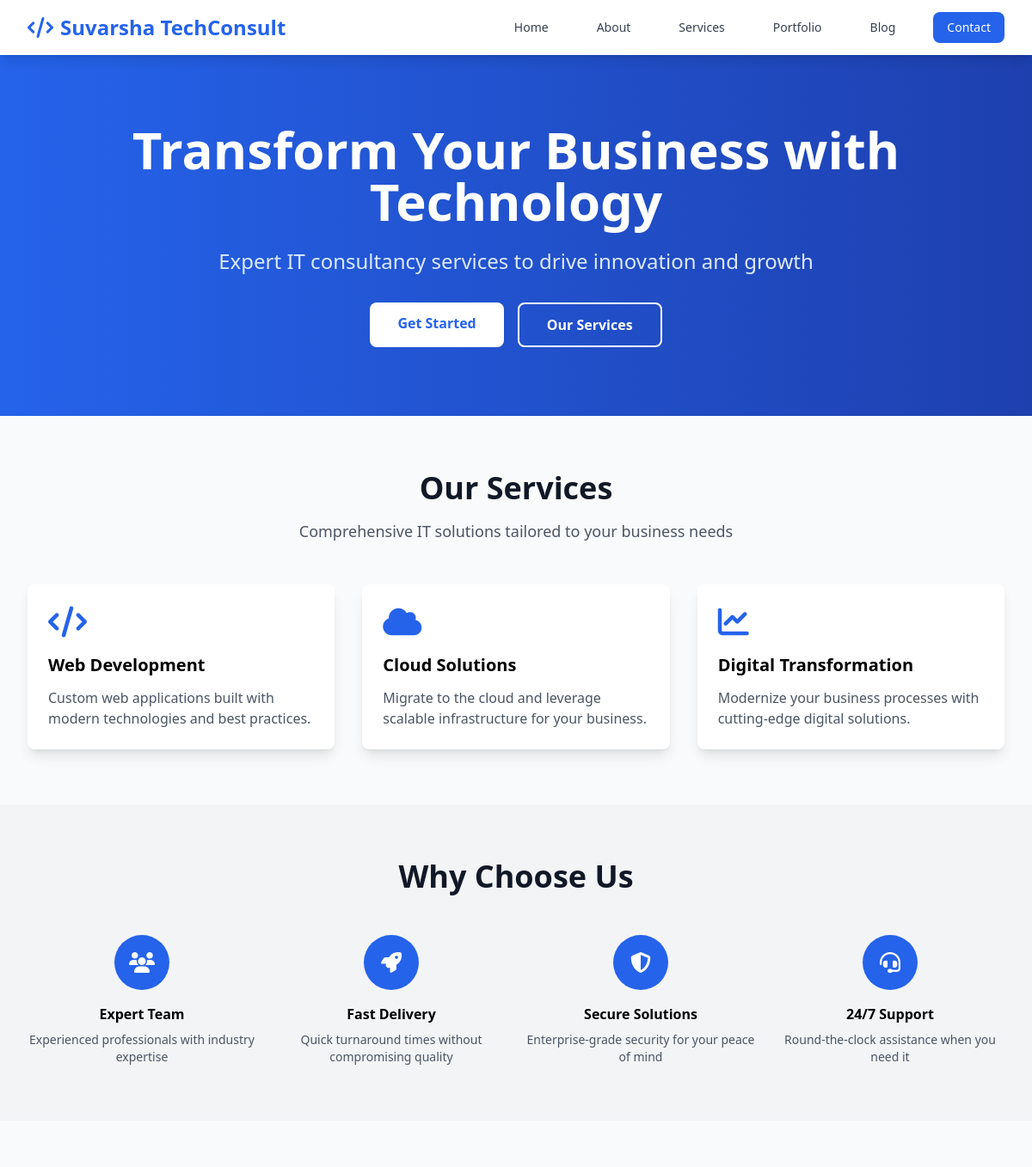
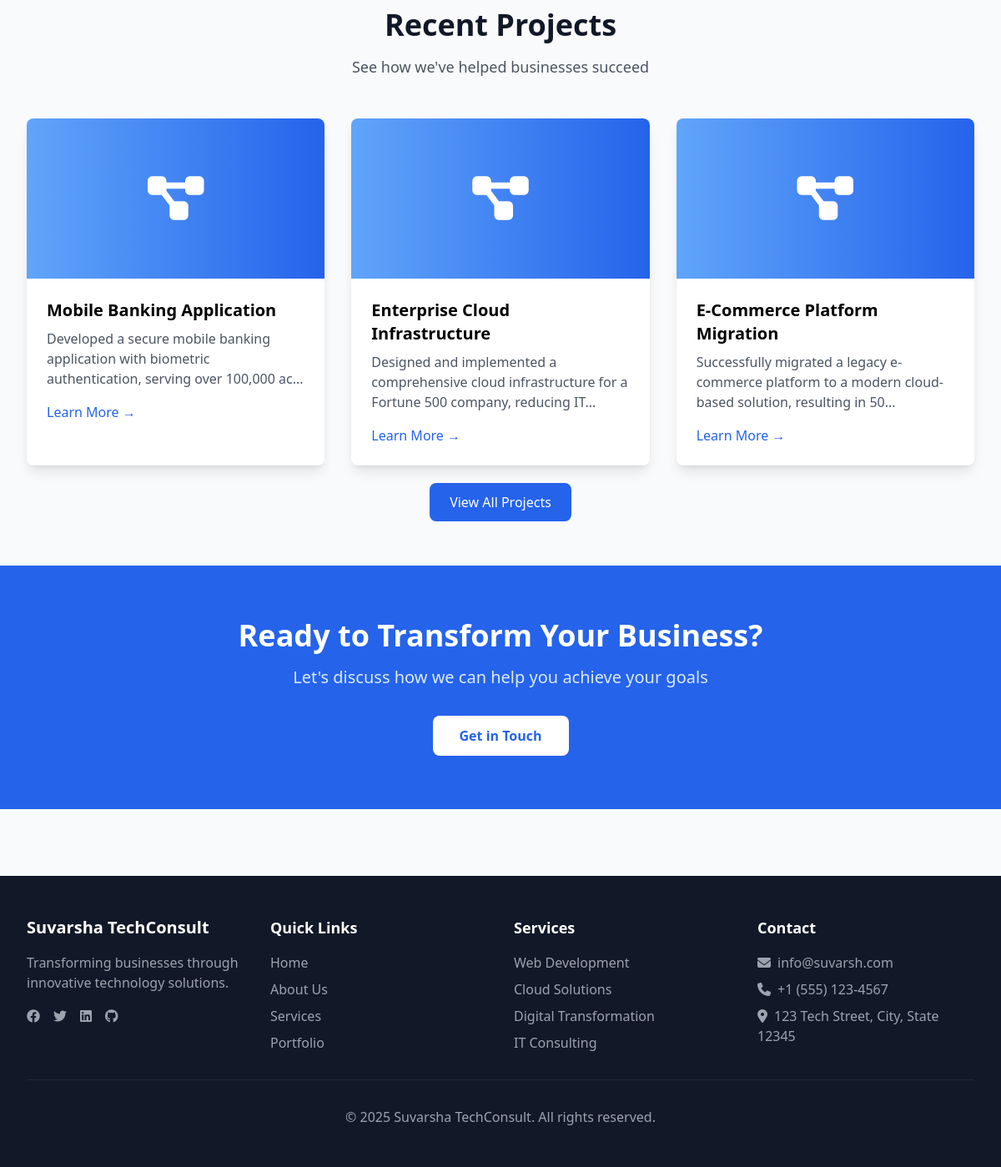
The page / on the database its author committed (2 pictures, top to bottom).
### tables this page shows
CREATE TABLE IF NOT EXISTS case_studies (
    id INT PRIMARY KEY AUTO_INCREMENT,
    title VARCHAR(255) NOT NULL,
    description TEXT,
    client_name VARCHAR(255),
    technologies TEXT,
    image_url VARCHAR(500),
    featured BOOLEAN DEFAULT FALSE,
    created_at TIMESTAMP DEFAULT CURRENT_TIMESTAMP,
    INDEX idx_featured (featured),
    INDEX idx_created_at (created_at)
);

### pages/home.php (the view, shortened to what this page needs)
<?php
require_once INCLUDES_PATH . '/header.php';
?>
<section class="bg-gradient-to-r from-blue-600 to-blue-800 text-white py-20">
    <div class="max-w-7xl mx-auto px-4 sm:px-6 lg:px-8">
        <div class="text-center">
            <h1 class="text-4xl md:text-6xl font-bold mb-6">Transform Your Business with Technology</h1>
            <p class="text-xl md:text-2xl mb-8 text-blue-100">Expert IT consultancy services to drive innovation and growth</p>
            <div class="flex flex-col sm:flex-row gap-4 justify-center">
                <a href="/contact" class="bg-white text-blue-600 px-8 py-3 rounded-lg font-semibold hover:bg-blue-50 transition">
                    Get Started
                </a>
                <a href="/services" class="bg-transparent border-2 border-white text-white px-8 py-3 rounded-lg font-semibold hover:bg-white hover:text-blue-600 transition">
                    Our Services
                </a>
            </div>
        </div>
    </div>
</section>
<section class="py-16">
    <div class="max-w-7xl mx-auto px-4 sm:px-6 lg:px-8">
        <div class="text-center mb-12">
            <h2 class="text-3xl md:text-4xl font-bold text-gray-900 mb-4">Our Services</h2>
            <p class="text-gray-600 text-lg">Comprehensive IT solutions tailored to your business needs</p>
        </div>
        <div class="grid grid-cols-1 md:grid-cols-3 gap-8">
            <div class="bg-white p-6 rounded-lg shadow-lg hover:shadow-xl transition">
                <div class="text-blue-600 text-4xl mb-4">
                    <i class="fas fa-code"></i>
                </div>
                <h3 class="text-xl font-semibold mb-3">Web Development</h3>
                <p class="text-gray-600">Custom web applications built with modern technologies and best practices.</p>
            </div>
            <div class="bg-white p-6 rounded-lg shadow-lg hover:shadow-xl transition">
                <div class="text-blue-600 text-4xl mb-4">
                    <i class="fas fa-cloud"></i>
                </div>
                <h3 class="text-xl font-semibold mb-3">Cloud Solutions</h3>
                <p class="text-gray-600">Migrate to the cloud and leverage scalable infrastructure for your business.</p>
            </div>
            <div class="bg-white p-6 rounded-lg shadow-lg hover:shadow-xl transition">
                <div class="text-blue-600 text-4xl mb-4">
                    <i class="fas fa-chart-line"></i>
                </div>
                <h3 class="text-xl font-semibold mb-3">Digital Transformation</h3>
                <p class="text-gray-600">Modernize your business processes with cutting-edge digital solutions.</p>
            </div>
        </div>
    </div>
</section>
<section class="bg-gray-100 py-16">
    <div class="max-w-7xl mx-auto px-4 sm:px-6 lg:px-8">
        <div class="text-center mb-12">
            <h2 class="text-3xl md:text-4xl font-bold text-gray-900 mb-4">Why Choose Us</h2>
        </div>
        <div class="grid grid-cols-1 md:grid-cols-2 lg:grid-cols-4 gap-6">
            <div class="text-center">
                <div class="bg-blue-600 text-white w-16 h-16 rounded-full flex items-center justify-center mx-auto mb-4">
                    <i class="fas fa-users text-2xl"></i>
                </div>
                <h3 class="font-semibold mb-2">Expert Team</h3>
                <p class="text-gray-600 text-sm">Experienced professionals with industry expertise</p>
            </div>
            <div class="text-center">
                <div class="bg-blue-600 text-white w-16 h-16 rounded-full flex items-center justify-center mx-auto mb-4">
                    <i class="fas fa-rocket text-2xl"></i>
                </div>
                <h3 class="font-semibold mb-2">Fast Delivery</h3>
                <p class="text-gray-600 text-sm">Quick turnaround times without compromising quality</p>
            </div>
            <div class="text-center">
                <div class="bg-blue-600 text-white w-16 h-16 rounded-full flex items-center justify-center mx-auto mb-4">
                    <i class="fas fa-shield-alt text-2xl"></i>
                </div>
                <h3 class="font-semibold mb-2">Secure Solutions</h3>
                <p class="text-gray-600 text-sm">Enterprise-grade security for your peace of mind</p>
            </div>
            <div class="text-center">
                <div class="bg-blue-600 text-white w-16 h-16 rounded-full flex items-center justify-center mx-auto mb-4">
                    <i class="fas fa-headset text-2xl"></i>
                </div>
                <h3 class="font-semibold mb-2">24/7 Support</h3>
                <p class="text-gray-600 text-sm">Round-the-clock assistance when you need it</p>
            </div>
        </div>
    </div>
</section>
<section class="py-16">
    <div class="max-w-7xl mx-auto px-4 sm:px-6 lg:px-8">
        <div class="text-center mb-12">
            <h2 class="text-3xl md:text-4xl font-bold text-gray-900 mb-4">Recent Projects</h2>
            <p class="text-gray-600 text-lg">See how we've helped businesses succeed</p>
        </div>
        <?php
        try {
            $pdo = getDBConnection();
            $stmt = $pdo->query("SELECT * FROM case_studies WHERE featured = 1 ORDER BY created_at DESC LIMIT 3");
            $projects = $stmt->fetchAll();
        } catch (PDOException $e) {
            $projects = [];
        }
        ?>
        <div class="grid grid-cols-1 md:grid-cols-3 gap-8">
            <?php if (!empty($projects)): ?>
                <?php foreach ($projects as $project): ?>
                    <div class="bg-white rounded-lg shadow-lg overflow-hidden hover:shadow-xl transition">
                        <div class="h-48 bg-gradient-to-r from-blue-400 to-blue-600 flex items-center justify-center">
                            <i class="fas fa-project-diagram text-white text-6xl"></i>
                        </div>
                        <div class="p-6">
                            <h3 class="text-xl font-semibold mb-2"><?php echo htmlspecialchars($project['title']); ?></h3>
                            <p class="text-gray-600 mb-4"><?php echo htmlspecialchars(substr($project['description'], 0, 100)) . '...'; ?></p>
                            <a href="/portfolio" class="text-blue-600 hover:text-blue-800 font-medium">Learn More →</a>
                        </div>
                    </div>
                <?php endforeach; ?>
            <?php else: ?>
                <div class="col-span-3 text-center text-gray-500 py-8">
                    <p>No featured projects yet. Check back soon!</p>
                </div>
            <?php endif; ?>
        </div>
        <div class="text-center mt-8">
            <a href="/portfolio" class="bg-blue-600 text-white px-6 py-3 rounded-lg hover:bg-blue-700 transition">
                View All Projects
            </a>
        </div>
    </div>
</section>
<section class="bg-blue-600 text-white py-16">
    <div class="max-w-7xl mx-auto px-4 sm:px-6 lg:px-8 text-center">
        <h2 class="text-3xl md:text-4xl font-bold mb-4">Ready to Transform Your Business?</h2>
        <p class="text-xl mb-8 text-blue-100">Let's discuss how we can help you achieve your goals</p>
        <a href="/contact" class="bg-white text-blue-600 px-8 py-3 rounded-lg font-semibold hover:bg-blue-50 transition inline-block">
            Get in Touch
        </a>
    </div>
</section>
<?php require_once INCLUDES_PATH . '/footer.php'; ?>

### assets/css/style.css (style rules this page uses)
html { scroll-behavior: smooth; }
.fade-in { animation: fadeIn 0.5s ease-in; }

### rows shown on the page
case_studies: title "Mobile Banking Application", description "Developed a secure mobile banking application with biometric authentication, serving over 100,000 ac"
case_studies: title "Enterprise Cloud Infrastructure", description "Designed and implemented a comprehensive cloud infrastructure for a Fortune 500 company, reducing IT"
case_studies: title "E-Commerce Platform Migration", description "Successfully migrated a legacy e-commerce platform to a modern cloud-based solution, resulting in 50"

### other values the page prints
SITE_NAME "Suvarsha TechConsult"
SITE_EMAIL "info@suvarsh.com"
SITE_PHONE "+1 (555) 123-4567"
